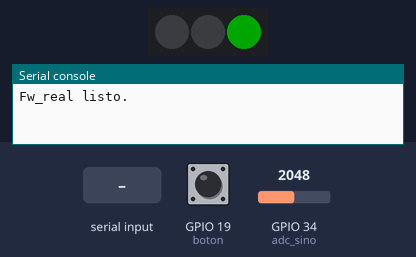
A program run on a simulated ESP32 board running MicroPython. Parts: 3 RGB LEDs in strip order, left to right, the last lines printed to the serial console. Inputs (shaded band) come from the test bench; at power-on: GPIO 34 (adc_sino) = 2048, GPIO 19 (boton) HIGH (analog values on the 0–4095 scale). Dim RGB values are drawn brighter than linear.

Above: at 1.2 s.
1.3 s: "FALLO" typed at the serial console, then Enter
At 2.1 s:
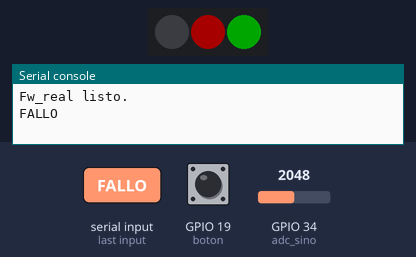
2.8 s: GPIO 34 (adc_sino) set to 2002
At 3.7 s:
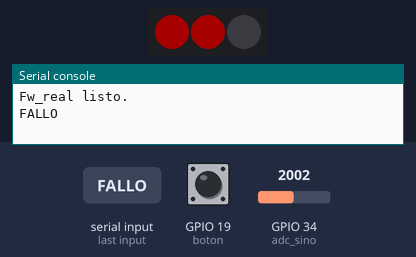
4.3 s: GPIO 19 (boton) pulled LOW for 0.15 s
At 4.8 s:
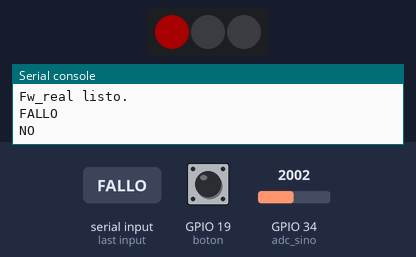
5.9 s: "ACIERTO" typed at the serial console, then Enter
At 6.8 s:
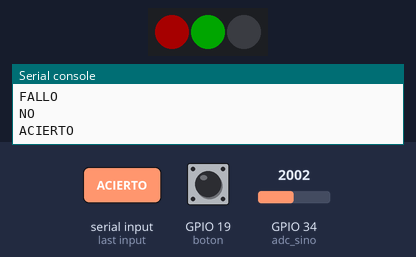
7.4 s: GPIO 34 (adc_sino) set to 2088
At 8.4 s:
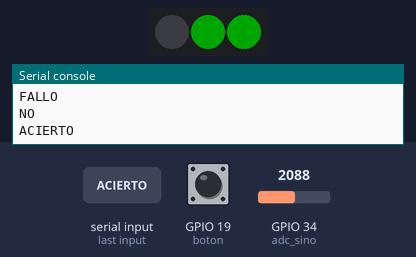
8.9 s: GPIO 19 (boton) pulled LOW for 1 s
At 10.8 s:
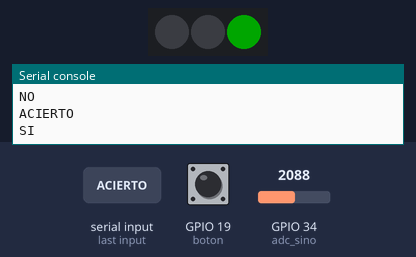
Timing chart, 0 to 12.3 s (numbered marks = the images above; inputs shaded):
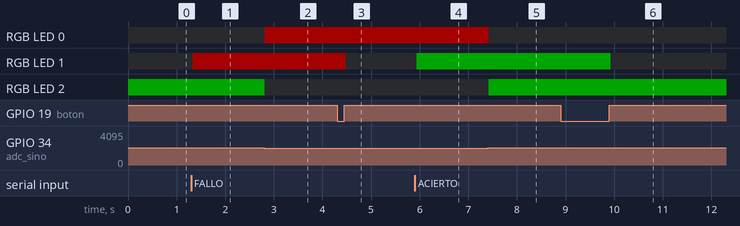

Measured:
- the behaviour switches between 2048 and 2047 on GPIO 34 (adc_sino) (found by bisection; images 1 and 2)
- after the input at 1.3 s, RGB LED 1: off → RGB(40, 0, 0) at once
- after the input at 2.8 s, RGB LED 0: off → RGB(40, 0, 0) at once; RGB LED 2: RGB(0, 40, 0) → off at once
- after the input at 4.3 s, RGB LED 1: RGB(40, 0, 0) → off after 0.18 s
- after the input at 5.9 s, RGB LED 1: off → RGB(0, 40, 0) at once
- after the input at 7.4 s, RGB LED 0: RGB(40, 0, 0) → off at once; RGB LED 2: off → RGB(0, 40, 0) at once
- after the input at 8.9 s, RGB LED 1: RGB(0, 40, 0) → off after 1.0 s

The program:

main.py
```python
from machine import Pin, ADC
from neopixel import NeoPixel
import sys
import select
import time

PIN_SINO = 34
PIN_BOTON = 19
PIN_NEOPIXEL = 25

adc_sino = ADC(Pin(PIN_SINO))
adc_sino.atten(ADC.ATTN_11DB)
adc_sino.width(ADC.WIDTH_12BIT)

boton = Pin(PIN_BOTON, Pin.IN, Pin.PULL_UP)
np = NeoPixel(Pin(PIN_NEOPIXEL), 3)

entrada = select.poll()
entrada.register(sys.stdin, select.POLLIN)


def leer_sino():
    if adc_sino.read() >= 2048:
        return 1
    return 0


# LED 0 rojo = el potenciometro esta en NO, LED 2 verde = esta en SI
def mostrar(sino):
    if sino == 1:
        np[0] = (0, 0, 0)
        np[2] = (0, 40, 0)
    else:
        np[0] = (40, 0, 0)
        np[2] = (0, 0, 0)
    np.write()


print("Fw_real listo.")

while True:
    sino = leer_sino()
    mostrar(sino)

    # Boton: confirma la respuesta y espera a que lo suelten
    if boton.value() == 0:
        if sino == 1:
            print("SI")
        else:
            print("NO")
        np[1] = (0, 0, 0)  # apaga el resultado anterior
        while boton.value() == 0:
            time.sleep_ms(10)

    # Java avisa si adivino o no (LED del centro)
    if entrada.poll(0):
        linea = sys.stdin.readline().strip()
        if linea == "ACIERTO":
            np[1] = (0, 40, 0)  # verde
        elif linea == "FALLO":
            np[1] = (40, 0, 0)  # rojo

    time.sleep_ms(20)
```
